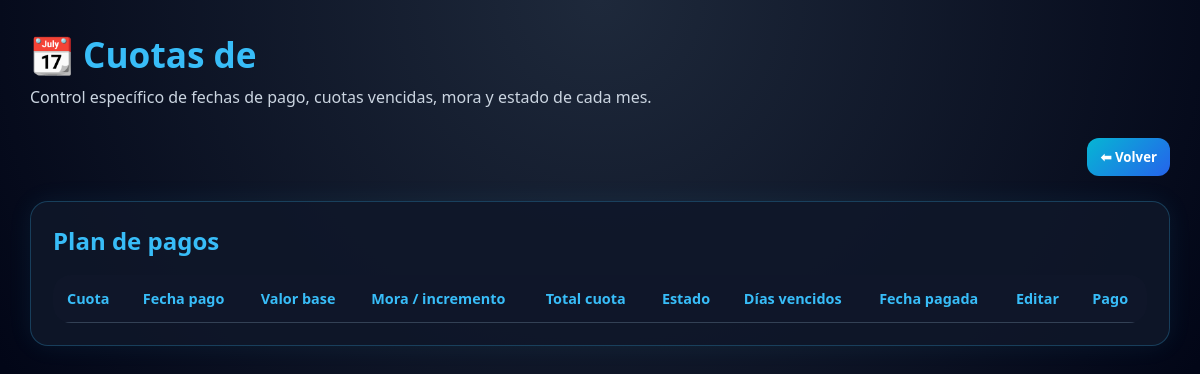
/detalle/2, run on an earlier commit of the app's database.
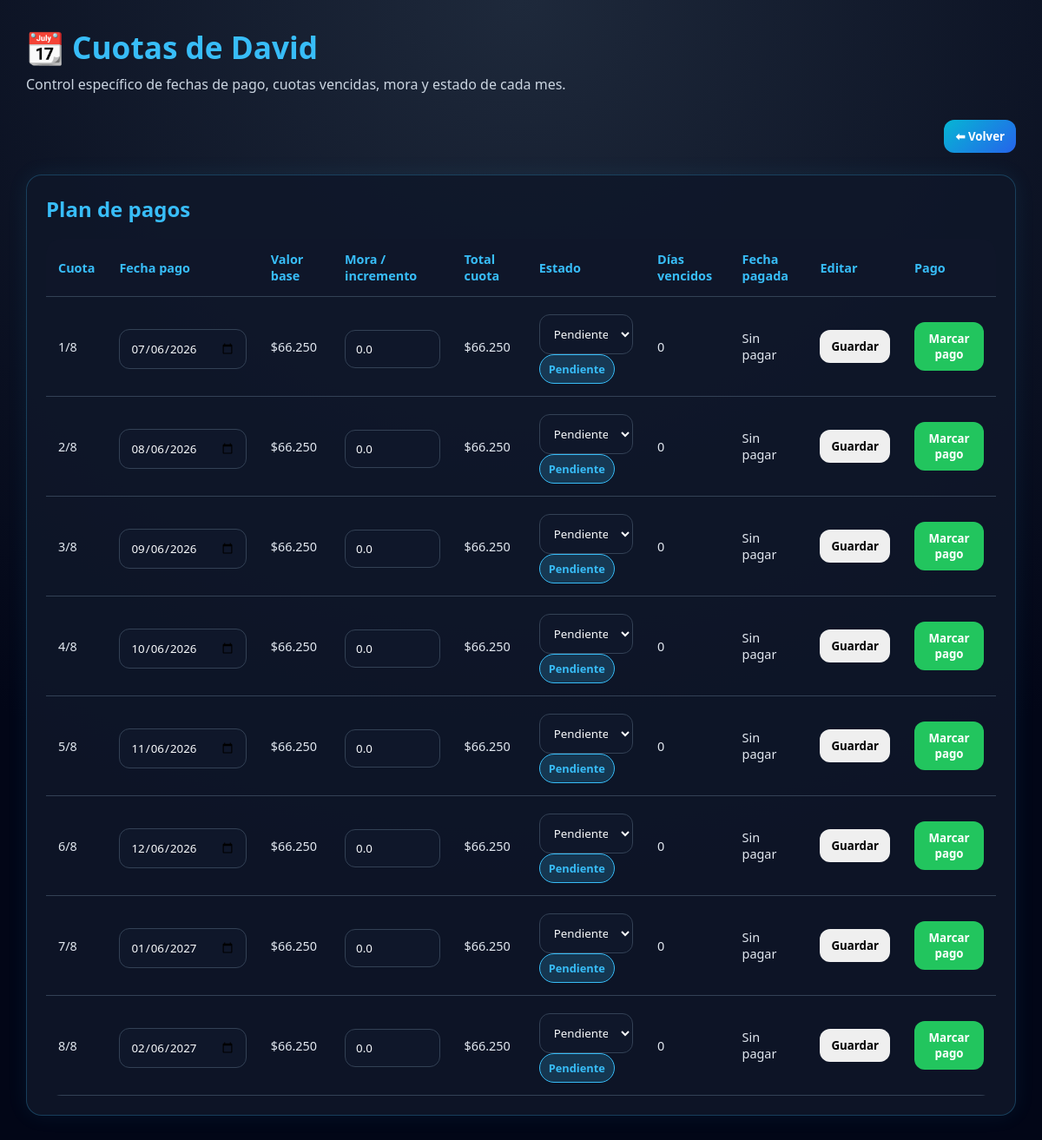
And on a later commit of the database.
### tables this page shows
CREATE TABLE prestamos (
            id INTEGER PRIMARY KEY AUTOINCREMENT,
            nombre TEXT NOT NULL,
            valor_prestado REAL NOT NULL,
            meses INTEGER NOT NULL,
            interes REAL NOT NULL,
            dia_pago INTEGER NOT NULL,
            fecha_registro TEXT NOT NULL,
            valor_mensual_base REAL NOT NULL,
            total_con_interes REAL NOT NULL
        );

CREATE TABLE cuotas (
            id INTEGER PRIMARY KEY AUTOINCREMENT,
            prestamo_id INTEGER NOT NULL,
            numero_cuota INTEGER NOT NULL,
            fecha_pago TEXT NOT NULL,
            valor_base REAL NOT NULL,
            incremento_mora REAL DEFAULT 0,
            valor_total REAL NOT NULL,
            estado TEXT DEFAULT 'pendiente',
            fecha_pagada TEXT,
            FOREIGN KEY(prestamo_id) REFERENCES prestamos(id)
        );

### app.py (the view)
@app.route("/detalle/<int:id>")
def detalle(id):
    conn = get_connection()
    prestamo = conn.execute("SELECT * FROM prestamos WHERE id = ?", (id,)).fetchone()
    cuotas_raw = conn.execute(
        "SELECT * FROM cuotas WHERE prestamo_id = ? ORDER BY numero_cuota ASC",
        (id,)
    ).fetchall()
    conn.close()
    cuotas = []
    for c in cuotas_raw:
        estado_texto, color, dias_vencidos = estado_cuota(c)
        item = dict(c)
        item["estado_texto"] = estado_texto
        item["color"] = color
        item["dias_vencidos"] = dias_vencidos
        cuotas.append(item)
    return render_template("detalle.html", prestamo=prestamo, cuotas=cuotas)

### app.py (called while the page is built)
def get_connection():
    os.makedirs("instance", exist_ok=True)
    conn = sqlite3.connect(DB_PATH)
    conn.row_factory = sqlite3.Row
    return conn

def formato_fecha(fecha_str):
    return datetime.strptime(fecha_str, "%Y-%m-%d").date()

def estado_cuota(cuota):
    hoy = date.today()
    fecha_pago = formato_fecha(cuota["fecha_pago"])
    if cuota["estado"] == "pagado":
        return "Pagado", "green", 0
    dias = (fecha_pago - hoy).days
    if dias < 0:
        return "Vencido", "red", abs(dias)
    if dias <= 2:
        return "Próximo a vencer", "yellow", 0
    return "Pendiente", "blue", 0

### app/templates/detalle.html (shortened to what this page needs)
<!DOCTYPE html>
<html lang="es">
<head>
  <link rel="stylesheet" href="{{ url_for('static', filename='css/styles.css') }}">
</head>
<body>
<div class="container">
  <header>
    <h1>📆 Cuotas de {{ prestamo.nombre }}</h1>
    <p>Control específico de fechas de pago, cuotas vencidas, mora y estado de cada mes.</p>
  </header>
  <section class="main-actions">
    <a href="{{ url_for('home') }}" class="btn-primary">⬅ Volver</a>
  </section>
  <section class="card">
    <h2 class="section-title">Plan de pagos</h2>
    <table>
      <thead>
        <tr>
          <th>Cuota</th>
          <th>Fecha pago</th>
          <th>Valor base</th>
          <th>Mora / incremento</th>
          <th>Total cuota</th>
          <th>Estado</th>
          <th>Días vencidos</th>
          <th>Fecha pagada</th>
          <th>Editar</th>
          <th>Pago</th>
        </tr>
      </thead>
      <tbody>
        {% for c in cuotas %}
        <tr>
          <form action="{{ url_for('editar_cuota', id=c.id) }}" method="POST">
            <td>{{ c.numero_cuota }}/{{ prestamo.meses }}</td>
            <td>
              <input type="date" name="fecha_pago" value="{{ c.fecha_pago }}">
            </td>
            <td>${{ "{:,.0f}".format(c.valor_base).replace(",", ".") }}</td>
            <td>
              <input type="number" name="incremento_mora" value="{{ c.incremento_mora }}" step="0.01">
            </td>
            <td>${{ "{:,.0f}".format(c.valor_total).replace(",", ".") }}</td>
            <td>
              <select name="estado">
                <option value="pendiente" {% if c.estado == "pendiente" %}selected{% endif %}>Pendiente</option>
              </select>
              <span class="status {{ c.color }}">{{ c.estado_texto }}</span>
            </td>
            <td>{{ c.dias_vencidos }}</td>
            <td>{{ c.fecha_pagada or "Sin pagar" }}</td>
            <td>
              <button type="submit" class="btn-edit">Guardar</button>
            </td>
            <td>
              <a href="{{ url_for('pagar_cuota', id=c.id) }}" class="btn-paid">Marcar pago</a>
            </td>
          </form>
        </tr>
        {% endfor %}
      </tbody>
    </table>
  </section>
</div>
</body>
</html>

### app/static/css/styles.css (style rules this page uses)
* { box-sizing: border-box; margin: 0; padding: 0; font-family: 'Segoe UI', Arial, sans-serif; }
body { background: radial-gradient(circle at top, #1e293b, #020617 70%); color: #f8fafc; min-height: 100vh; padding: 30px; }
.container { max-width: 1450px; margin: auto; }
header { margin-bottom: 30px; }
header h1 { font-size: 2.2rem; color: #38bdf8; }
header p { color: #cbd5e1; margin-top: 8px; }
.card { background: rgba(15, 23, 42, 0.88); border: 1px solid rgba(56, 189, 248, 0.25); border-radius: 18px; padding: 22px; box-shadow: 0 0 25px rgba(56, 189, 248, 0.08); }
.main-actions { margin-bottom: 25px; display: flex; justify-content: flex-end; }
.section-title { margin-bottom: 18px; color: #38bdf8; }
button, a { text-decoration: none; border: none; padding: 10px 13px; border-radius: 12px; cursor: pointer; font-weight: bold; font-size: 0.83rem; display: inline-block; text-align: center; }
.btn-primary { background: linear-gradient(135deg, #06b6d4, #2563eb); color: white; }
.btn-paid { background: #22c55e; color: white; }
table { width: 100%; border-collapse: collapse; overflow: hidden; border-radius: 18px; }
th, td { padding: 14px; text-align: left; border-bottom: 1px solid #334155; font-size: 0.9rem; }
th { color: #38bdf8; background: rgba(15, 23, 42, 0.95); }
td { color: #e2e8f0; }
.status { padding: 7px 10px; border-radius: 20px; font-weight: bold; font-size: 0.8rem; display: inline-block; }
input, select { width: 100%; padding: 12px; margin-top: 6px; border: none; border-radius: 12px; outline: none; background: #0f172a; color: #f8fafc; border: 1px solid #334155; }
.blue { background: rgba(56, 189, 248, 0.2); color: #38bdf8; border: 1px solid #38bdf8; }

What changed in the data, as far as the page shows it:
added prestamos: nombre "David", meses "8"
added cuotas: numero_cuota "1", fecha_pago "07/06/2026", valor_base "66.250", incremento_mora "0.0", valor_total "66.250", estado "Pendiente", estado_texto "Pendiente", dias_vencidos "0", fecha_pagada "Sin pagar"
added cuotas: numero_cuota "2", fecha_pago "08/06/2026", valor_base "66.250", incremento_mora "0.0", valor_total "66.250", estado "Pendiente", estado_texto "Pendiente", dias_vencidos "0", fecha_pagada "Sin pagar"
added cuotas: numero_cuota "3", fecha_pago "09/06/2026", valor_base "66.250", incremento_mora "0.0", valor_total "66.250", estado "Pendiente", estado_texto "Pendiente", dias_vencidos "0", fecha_pagada "Sin pagar"
added cuotas: numero_cuota "4", fecha_pago "10/06/2026", valor_base "66.250", incremento_mora "0.0", valor_total "66.250", estado "Pendiente", estado_texto "Pendiente", dias_vencidos "0", fecha_pagada "Sin pagar"
added cuotas: numero_cuota "5", fecha_pago "11/06/2026", valor_base "66.250", incremento_mora "0.0", valor_total "66.250", estado "Pendiente", estado_texto "Pendiente", dias_vencidos "0", fecha_pagada "Sin pagar"
added cuotas: numero_cuota "6", fecha_pago "12/06/2026", valor_base "66.250", incremento_mora "0.0", valor_total "66.250", estado "Pendiente", estado_texto "Pendiente", dias_vencidos "0", fecha_pagada "Sin pagar"
added cuotas: numero_cuota "7", fecha_pago "01/06/2027", valor_base "66.250", incremento_mora "0.0", valor_total "66.250", estado "Pendiente", estado_texto "Pendiente", dias_vencidos "0", fecha_pagada "Sin pagar"
added cuotas: numero_cuota "8", fecha_pago "02/06/2027", valor_base "66.250", incremento_mora "0.0", valor_total "66.250", estado "Pendiente", estado_texto "Pendiente", dias_vencidos "0", fecha_pagada "Sin pagar"
